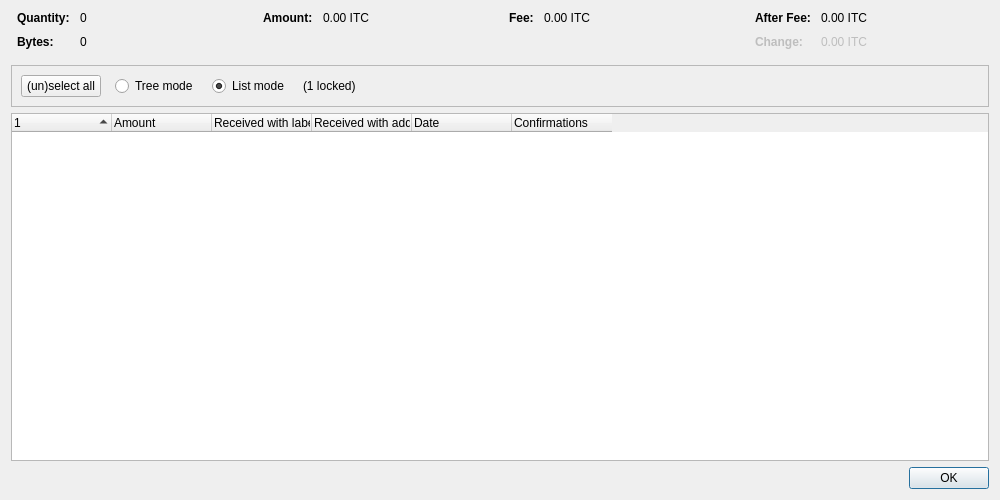
<?xml version="1.0" encoding="UTF-8"?>
<ui version="4.0">
 <class>CoinControlDialog</class>
 <widget class="QDialog" name="CoinControlDialog">
  <property name="geometry">
   <rect>
    <x>0</x>
    <y>0</y>
    <width>1000</width>
    <height>500</height>
   </rect>
  </property>
  <property name="windowTitle">
   <string>Coin Selection</string>
  </property>
  <layout class="QVBoxLayout" name="verticalLayout">
   <item>
    <layout class="QHBoxLayout" name="horizontalLayoutTop" stretch="0,0,0,0">
     <property name="topMargin">
      <number>0</number>
     </property>
     <property name="bottomMargin">
      <number>10</number>
     </property>
     <item>
      <layout class="QFormLayout" name="formLayoutCoinControl1">
       <property name="labelAlignment">
        <set>Qt::AlignLeft|Qt::AlignVCenter</set>
       </property>
       <property name="horizontalSpacing">
        <number>10</number>
       </property>
       <property name="verticalSpacing">
        <number>10</number>
       </property>
       <property name="leftMargin">
        <number>6</number>
       </property>
       <property name="rightMargin">
        <number>6</number>
       </property>
       <item row="0" column="0">
        <widget class="QLabel" name="labelCoinControlQuantityText">
         <property name="font">
          <font>
           <weight>75</weight>
           <bold>true</bold>
          </font>
         </property>
         <property name="text">
          <string>Quantity:</string>
         </property>
        </widget>
       </item>
       <item row="0" column="1">
        <widget class="QLabel" name="labelCoinControlQuantity">
         <property name="cursor">
          <cursorShape>IBeamCursor</cursorShape>
         </property>
         <property name="contextMenuPolicy">
          <enum>Qt::ActionsContextMenu</enum>
         </property>
         <property name="text">
          <string notr="true">0</string>
         </property>
         <property name="textInteractionFlags">
          <set>Qt::LinksAccessibleByMouse|Qt::TextSelectableByKeyboard|Qt::TextSelectableByMouse</set>
         </property>
        </widget>
       </item>
       <item row="1" column="0">
        <widget class="QLabel" name="labelCoinControlBytesText">
         <property name="font">
          <font>
           <weight>75</weight>
           <bold>true</bold>
          </font>
         </property>
         <property name="text">
          <string>Bytes:</string>
         </property>
        </widget>
       </item>
       <item row="1" column="1">
        <widget class="QLabel" name="labelCoinControlBytes">
         <property name="cursor">
          <cursorShape>IBeamCursor</cursorShape>
         </property>
         <property name="contextMenuPolicy">
          <enum>Qt::ActionsContextMenu</enum>
         </property>
         <property name="text">
          <string notr="true">0</string>
         </property>
         <property name="textInteractionFlags">
          <set>Qt::LinksAccessibleByMouse|Qt::TextSelectableByKeyboard|Qt::TextSelectableByMouse</set>
         </property>
        </widget>
       </item>
      </layout>
     </item>
     <item>
      <layout class="QFormLayout" name="formLayoutCoinControl2">
       <property name="horizontalSpacing">
        <number>10</number>
       </property>
       <property name="verticalSpacing">
        <number>10</number>
       </property>
       <property name="leftMargin">
        <number>6</number>
       </property>
       <property name="rightMargin">
        <number>6</number>
       </property>
       <item row="0" column="0">
        <widget class="QLabel" name="labelCoinControlAmountText">
         <property name="font">
          <font>
           <weight>75</weight>
           <bold>true</bold>
          </font>
         </property>
         <property name="text">
          <string>Amount:</string>
         </property>
        </widget>
       </item>
       <item row="0" column="1">
        <widget class="QLabel" name="labelCoinControlAmount">
         <property name="cursor">
          <cursorShape>IBeamCursor</cursorShape>
         </property>
         <property name="contextMenuPolicy">
          <enum>Qt::ActionsContextMenu</enum>
         </property>
         <property name="text">
          <string notr="true">0.00 ITC</string>
         </property>
         <property name="textInteractionFlags">
          <set>Qt::LinksAccessibleByMouse|Qt::TextSelectableByKeyboard|Qt::TextSelectableByMouse</set>
         </property>
        </widget>
       </item>
      </layout>
     </item>
     <item>
      <layout class="QFormLayout" name="formLayoutCoinControl3">
       <property name="horizontalSpacing">
        <number>10</number>
       </property>
       <property name="verticalSpacing">
        <number>10</number>
       </property>
       <property name="leftMargin">
        <number>6</number>
       </property>
       <property name="rightMargin">
        <number>6</number>
       </property>
       <item row="0" column="0">
        <widget class="QLabel" name="labelCoinControlFeeText">
         <property name="font">
          <font>
           <weight>75</weight>
           <bold>true</bold>
          </font>
         </property>
         <property name="text">
          <string>Fee:</string>
         </property>
        </widget>
       </item>
       <item row="0" column="1">
        <widget class="QLabel" name="labelCoinControlFee">
         <property name="cursor">
          <cursorShape>IBeamCursor</cursorShape>
         </property>
         <property name="contextMenuPolicy">
          <enum>Qt::ActionsContextMenu</enum>
         </property>
         <property name="text">
          <string notr="true">0.00 ITC</string>
         </property>
         <property name="textInteractionFlags">
          <set>Qt::LinksAccessibleByMouse|Qt::TextSelectableByKeyboard|Qt::TextSelectableByMouse</set>
         </property>
        </widget>
       </item>
      </layout>
     </item>
     <item>
      <layout class="QFormLayout" name="formLayoutCoinControl4">
       <property name="labelAlignment">
        <set>Qt::AlignLeft|Qt::AlignVCenter</set>
       </property>
       <property name="horizontalSpacing">
        <number>10</number>
       </property>
       <property name="verticalSpacing">
        <number>10</number>
       </property>
       <property name="leftMargin">
        <number>6</number>
       </property>
       <property name="rightMargin">
        <number>6</number>
       </property>
       <item row="0" column="0">
        <widget class="QLabel" name="labelCoinControlAfterFeeText">
         <property name="font">
          <font>
           <weight>75</weight>
           <bold>true</bold>
          </font>
         </property>
         <property name="text">
          <string>After Fee:</string>
         </property>
        </widget>
       </item>
       <item row="0" column="1">
        <widget class="QLabel" name="labelCoinControlAfterFee">
         <property name="cursor">
          <cursorShape>IBeamCursor</cursorShape>
         </property>
         <property name="contextMenuPolicy">
          <enum>Qt::ActionsContextMenu</enum>
         </property>
         <property name="text">
          <string notr="true">0.00 ITC</string>
         </property>
         <property name="textInteractionFlags">
          <set>Qt::LinksAccessibleByMouse|Qt::TextSelectableByKeyboard|Qt::TextSelectableByMouse</set>
         </property>
        </widget>
       </item>
       <item row="1" column="0">
        <widget class="QLabel" name="labelCoinControlChangeText">
         <property name="enabled">
          <bool>false</bool>
         </property>
         <property name="font">
          <font>
           <weight>75</weight>
           <bold>true</bold>
          </font>
         </property>
         <property name="text">
          <string>Change:</string>
         </property>
        </widget>
       </item>
       <item row="1" column="1">
        <widget class="QLabel" name="labelCoinControlChange">
         <property name="enabled">
          <bool>false</bool>
         </property>
         <property name="cursor">
          <cursorShape>IBeamCursor</cursorShape>
         </property>
         <property name="contextMenuPolicy">
          <enum>Qt::ActionsContextMenu</enum>
         </property>
         <property name="text">
          <string notr="true">0.00 ITC</string>
         </property>
         <property name="textInteractionFlags">
          <set>Qt::LinksAccessibleByMouse|Qt::TextSelectableByKeyboard|Qt::TextSelectableByMouse</set>
         </property>
        </widget>
       </item>
      </layout>
     </item>
    </layout>
   </item>
   <item>
    <widget class="QFrame" name="frame">
     <property name="minimumSize">
      <size>
       <width>0</width>
       <height>40</height>
      </size>
     </property>
     <property name="frameShape">
      <enum>QFrame::StyledPanel</enum>
     </property>
     <property name="frameShadow">
      <enum>QFrame::Sunken</enum>
     </property>
     <layout class="QHBoxLayout" name="horizontalLayout">
      <item>
       <layout class="QHBoxLayout" name="horizontalLayoutPanel" stretch="0,0,0,0,0">
        <property name="spacing">
         <number>14</number>
        </property>
        <item>
         <widget class="QPushButton" name="pushButtonSelectAll">
          <property name="sizePolicy">
           <sizepolicy hsizetype="Maximum" vsizetype="Fixed">
            <horstretch>0</horstretch>
            <verstretch>0</verstretch>
           </sizepolicy>
          </property>
          <property name="text">
           <string>(un)select all</string>
          </property>
          <property name="autoDefault">
           <bool>false</bool>
          </property>
         </widget>
        </item>
        <item>
         <widget class="QRadioButton" name="radioTreeMode">
          <property name="sizePolicy">
           <sizepolicy hsizetype="Maximum" vsizetype="Fixed">
            <horstretch>0</horstretch>
            <verstretch>0</verstretch>
           </sizepolicy>
          </property>
          <property name="text">
           <string>Tree mode</string>
          </property>
         </widget>
        </item>
        <item>
         <widget class="QRadioButton" name="radioListMode">
          <property name="sizePolicy">
           <sizepolicy hsizetype="Maximum" vsizetype="Fixed">
            <horstretch>0</horstretch>
            <verstretch>0</verstretch>
           </sizepolicy>
          </property>
          <property name="text">
           <string>List mode</string>
          </property>
          <property name="checked">
           <bool>true</bool>
          </property>
         </widget>
        </item>
        <item>
         <widget class="QLabel" name="labelLocked">
          <property name="text">
           <string notr="true">(1 locked)</string>
          </property>
         </widget>
        </item>
        <item>
         <spacer name="horizontalSpacer">
          <property name="orientation">
           <enum>Qt::Horizontal</enum>
          </property>
          <property name="sizeHint" stdset="0">
           <size>
            <width>40</width>
            <height>20</height>
           </size>
          </property>
         </spacer>
        </item>
       </layout>
      </item>
     </layout>
    </widget>
   </item>
   <item>
    <widget class="CoinControlTreeWidget" name="treeWidget">
     <property name="contextMenuPolicy">
      <enum>Qt::CustomContextMenu</enum>
     </property>
     <property name="sortingEnabled">
      <bool>false</bool>
     </property>
     <property name="columnCount">
      <number>6</number>
     </property>
     <attribute name="headerShowSortIndicator" stdset="0">
      <bool>true</bool>
     </attribute>
     <attribute name="headerStretchLastSection">
      <bool>false</bool>
     </attribute>
     <column>
      <property name="text">
       <string/>
      </property>
     </column>
     <column>
      <property name="text">
       <string>Amount</string>
      </property>
     </column>
     <column>
      <property name="text">
       <string>Received with label</string>
      </property>
     </column>
     <column>
      <property name="text">
       <string>Received with address</string>
      </property>
     </column>
     <column>
      <property name="text">
       <string>Date</string>
      </property>
     </column>
     <column>
      <property name="text">
       <string>Confirmations</string>
      </property>
      <property name="toolTip">
       <string>Confirmed</string>
      </property>
     </column>
     <column>
      <property name="text">
       <string/>
      </property>
     </column>
     <column>
      <property name="text">
       <string/>
      </property>
     </column>
     <column>
      <property name="text">
       <string/>
      </property>
     </column>
     <column>
      <property name="text">
       <string/>
      </property>
     </column>
    </widget>
   </item>
   <item>
    <widget class="QDialogButtonBox" name="buttonBox">
     <property name="orientation">
      <enum>Qt::Horizontal</enum>
     </property>
     <property name="standardButtons">
      <set>QDialogButtonBox::Ok</set>
     </property>
    </widget>
   </item>
  </layout>
 </widget>
 <customwidgets>
  <customwidget>
   <class>CoinControlTreeWidget</class>
   <extends>QTreeWidget</extends>
   <header>qt/coincontroltreewidget.h</header>
  </customwidget>
 </customwidgets>
 <resources/>
 <connections/>
</ui>
